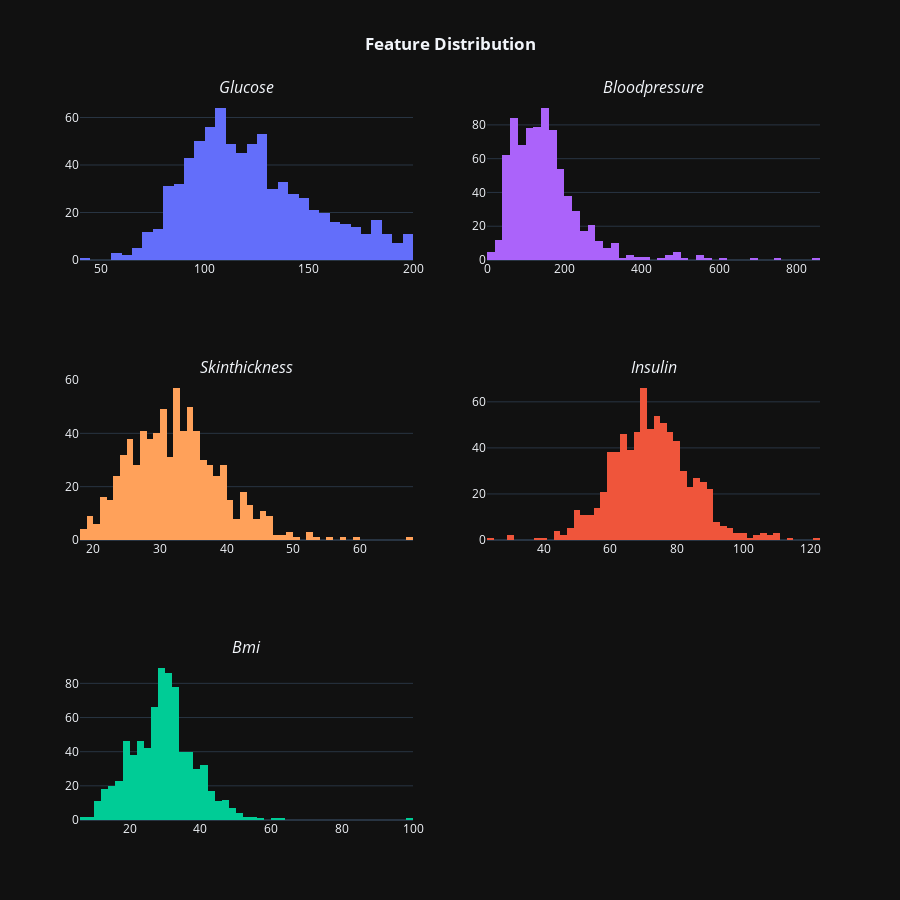

Notebook code for this chart:
### Markdown cell above
## Question 3
* Visually explore these variables using histograms. Treat the missing values accordingly.

### Code cell
fig = make_subplots(rows = 3,
                    cols = 2,
                    subplot_titles=[f'<i>{i.title()}' for i in feature_list])
l = len(feature_list)
for i in range(l):
    fig.add_trace(go.Histogram(x = df[feature_list[i]]),
                  col = i % 2 + 1,
                  row = i % 3 +1)

fig.update_layout(height = 900,
                width = 900,
                title_text = '<b>Feature Distribution',
                template = 'plotly_dark',
                title_x = 0.5,
                showlegend=False)


fig.show()

### Figure 1 — Plotly figure (JSON) as saved in the notebook; plotly's stock layout.template omitted (floating-point values rounded to 4 significant figures; data arrays with more than 128 entries replaced by an {"elided": "..."} marker saying what was removed)
{"data": [{"type": "histogram", "x": {"elided": "768 float values"}, "xaxis": "x", "yaxis": "y"}, {"type": "histogram", "x": {"elided": "768 float values"}, "xaxis": "x4", "yaxis": "y4"}, {"type": "histogram", "x": {"elided": "768 float values"}, "xaxis": "x5", "yaxis": "y5"}, {"type": "histogram", "x": {"elided": "768 float values"}, "xaxis": "x2", "yaxis": "y2"}, {"type": "histogram", "x": {"elided": "768 float values"}, "xaxis": "x3", "yaxis": "y3"}], "layout": {"annotations": [{"font": {"size": 16}, "showarrow": false, "text": "<i>Glucose", "x": 0.225, "xanchor": "center", "xref": "paper", "y": 1, "yanchor": "bottom", "yref": "paper"}, {"font": {"size": 16}, "showarrow": false, "text": "<i>Bloodpressure", "x": 0.775, "xanchor": "center", "xref": "paper", "y": 1, "yanchor": "bottom", "yref": "paper"}, {"font": {"size": 16}, "showarrow": false, "text": "<i>Skinthickness", "x": 0.225, "xanchor": "center", "xref": "paper", "y": 0.6111, "yanchor": "bottom", "yref": "paper"}, {"font": {"size": 16}, "showarrow": false, "text": "<i>Insulin", "x": 0.775, "xanchor": "center", "xref": "paper", "y": 0.6111, "yanchor": "bottom", "yref": "paper"}, {"font": {"size": 16}, "showarrow": false, "text": "<i>Bmi", "x": 0.225, "xanchor": "center", "xref": "paper", "y": 0.2222, "yanchor": "bottom", "yref": "paper"}], "height": 900, "showlegend": false, "title": {"text": "<b>Feature Distribution", "x": 0.5}, "width": 900, "xaxis": {"anchor": "y", "domain": [0, 0.45]}, "xaxis2": {"anchor": "y2", "domain": [0.55, 1]}, "xaxis3": {"anchor": "y3", "domain": [0, 0.45]}, "xaxis4": {"anchor": "y4", "domain": [0.55, 1]}, "xaxis5": {"anchor": "y5", "domain": [0, 0.45]}, "xaxis6": {"anchor": "y6", "domain": [0.55, 1]}, "yaxis": {"anchor": "x", "domain": [0.7778, 1]}, "yaxis2": {"anchor": "x2", "domain": [0.7778, 1]}, "yaxis3": {"anchor": "x3", "domain": [0.3889, 0.6111]}, "yaxis4": {"anchor": "x4", "domain": [0.3889, 0.6111]}, "yaxis5": {"anchor": "x5", "domain": [0, 0.2222]}, "yaxis6": {"anchor": "x6", "domain": [0, 0.2222]}}}
